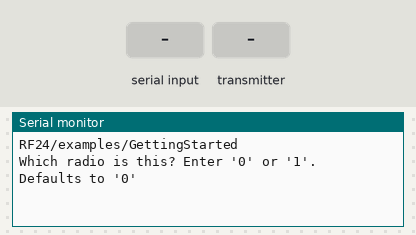
The sketch below on a simulated Arduino Uno, built with avr-gcc and run on an emulated ATmega328P. Shown: the last lines printed to the serial monitor. The inputs (shaded band) are chosen by the test bench. No radio packets arrive unless stated.

Above: at 1.0 s.
1.1 s: "90,45\n" received over Serial
At 2.3 s:
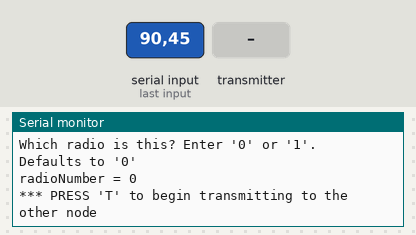
2.6 s: the transmitter starts sending payload = 0
At 2.67 s:
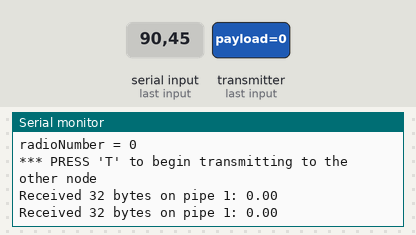
4.5 s: "T90\n" received over Serial
At 5.2 s:
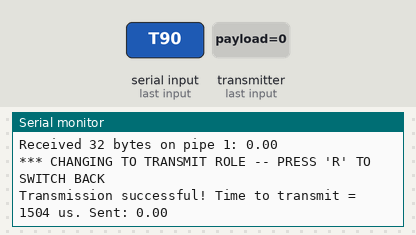
6.0 s: "R90\n" received over Serial
At 8.63 s:
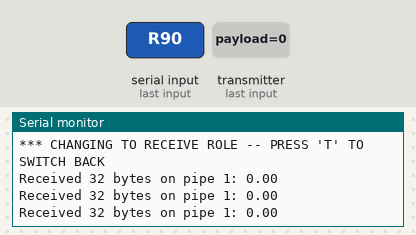
Timing chart, 0 to 10.0 s (numbered marks = the images above; inputs shaded):
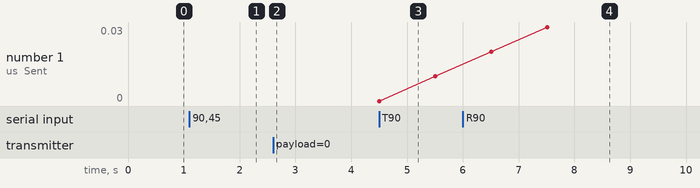

The sketch:

sketch_aug13a.ino
```cpp
// (licence header left out)
/**
 * A simple example of sending data from 1 nRF24L01 transceiver to another.
 *
 * This example was written to be used on 2 devices acting as "nodes".
 * Use the Serial Monitor to change each node's behavior.
 */
#include <SPI.h>
#include "printf.h"
#include "RF24.h"

// instantiate an object for the nRF24L01 transceiver
RF24 radio(19, 18);  // using pin 7 for the CE pin, and pin 8 for the CSN pin

// Let these addresses be used for the pair
uint8_t address[][6] = { "1Node", "2Node" };
// It is very helpful to think of an address as a path instead of as
// an identifying device destination

// to use different addresses on a pair of radios, we need a variable to
// uniquely identify which address this radio will use to transmit
bool radioNumber = 1;  // 0 uses address[0] to transmit, 1 uses address[1] to transmit

// Used to control whether this node is sending or receiving
bool role = false;  // true = TX role, false = RX role

// For this example, we'll be using a payload containing
// a single float number that will be incremented
// on every successful transmission
float payload = 0.0;

void setup() {

  Serial.begin(115200);
  while (!Serial) {
    // some boards need to wait to ensure access to serial over USB
  }

  // initialize the transceiver on the SPI bus
  if (!radio.begin()) {
    Serial.println(F("radio hardware is not responding!!"));
    while (1) {}  // hold in infinite loop
  }

  // print example's introductory prompt
  Serial.println(F("RF24/examples/GettingStarted"));

  // To set the radioNumber via the Serial monitor on startup
  Serial.println(F("Which radio is this? Enter '0' or '1'. Defaults to '0'"));
  while (!Serial.available()) {
    // wait for user input
  }
  char input = Serial.parseInt();
  radioNumber = input == 1;
  Serial.print(F("radioNumber = "));
  Serial.println((int)radioNumber);

  // role variable is hardcoded to RX behavior, inform the user of this
  Serial.println(F("*** PRESS 'T' to begin transmitting to the other node"));

  // Set the PA Level low to try preventing power supply related problems
  // because these examples are likely run with nodes in close proximity to
  // each other.
  radio.setPALevel(RF24_PA_LOW);  // RF24_PA_MAX is default.

  // save on transmission time by setting the radio to only transmit the
  // number of bytes we need to transmit a float
  radio.setPayloadSize(sizeof(payload));  // float datatype occupies 4 bytes

  // set the TX address of the RX node into the TX pipe
  radio.openWritingPipe(address[radioNumber]);  // always uses pipe 0

  // set the RX address of the TX node into a RX pipe
  radio.openReadingPipe(1, address[!radioNumber]);  // using pipe 1

  // additional setup specific to the node's role
  if (role) {
    radio.stopListening();  // put radio in TX mode
  } else {
    radio.startListening();  // put radio in RX mode
  }

  // For debugging info
  // printf_begin();             // needed only once for printing details
  // radio.printDetails();       // (smaller) function that prints raw register values
  // radio.printPrettyDetails(); // (larger) function that prints human readable data

}  // setup

void loop() {

  if (role) {
    // This device is a TX node

    unsigned long start_timer = micros();                // start the timer
    bool report = radio.write(&payload, sizeof(float));  // transmit & save the report
    unsigned long end_timer = micros();                  // end the timer

    if (report) {
      Serial.print(F("Transmission successful! "));  // payload was delivered
      Serial.print(F("Time to transmit = "));
      Serial.print(end_timer - start_timer);  // print the timer result
      Serial.print(F(" us. Sent: "));
      Serial.println(payload);  // print payload sent
      payload += 0.01;          // increment float payload
    } else {
      Serial.println(F("Transmission failed or timed out"));  // payload was not delivered
    }

    // to make this example readable in the serial monitor
    delay(1000);  // slow transmissions down by 1 second

  } else {
    // This device is a RX node

    uint8_t pipe;
    if (radio.available(&pipe)) {              // is there a payload? get the pipe number that recieved it
      uint8_t bytes = radio.getPayloadSize();  // get the size of the payload
      radio.read(&payload, bytes);             // fetch payload from FIFO
      Serial.print(F("Received "));
      Serial.print(bytes);  // print the size of the payload
      Serial.print(F(" bytes on pipe "));
      Serial.print(pipe);  // print the pipe number
      Serial.print(F(": "));
      Serial.println(payload);  // print the payload's value
    }
  }  // role

  if (Serial.available()) {
    // change the role via the serial monitor

    char c = toupper(Serial.read());
    if (c == 'T' && !role) {
      // Become the TX node

      role = true;
      Serial.println(F("*** CHANGING TO TRANSMIT ROLE -- PRESS 'R' TO SWITCH BACK"));
      radio.stopListening();

    } else if (c == 'R' && role) {
      // Become the RX node

      role = false;
      Serial.println(F("*** CHANGING TO RECEIVE ROLE -- PRESS 'T' TO SWITCH BACK"));
      radio.startListening();
    }
  }

}  // loop
```

Measured:
- after the input at 1.1 s, the serial monitor: prints a new line at once (image 1)
- after the input at 2.6 s, the serial monitor: prints a new line at once (image 2)
- after the input at 4.5 s, the serial monitor: prints a new line at once (image 3)
- after the input at 6.0 s, the serial monitor: prints a new line after 2.5 s (image 4)
